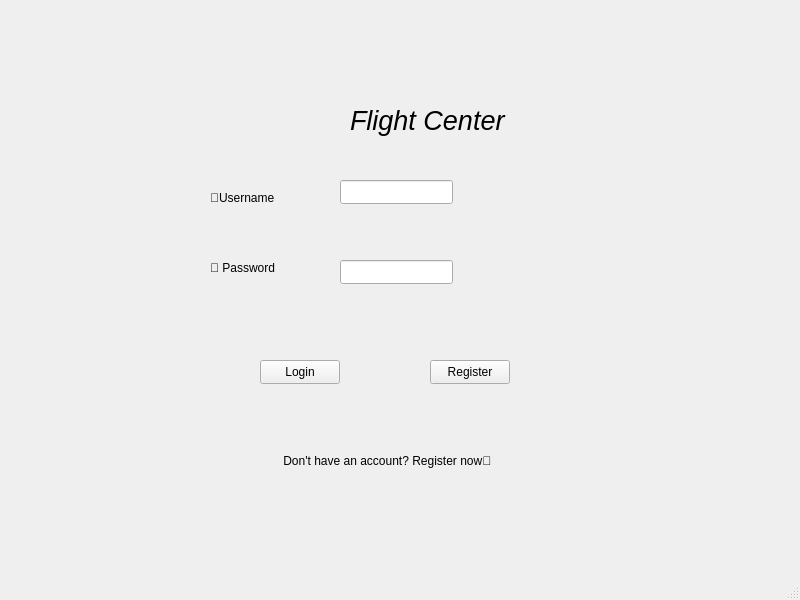
<?xml version="1.0" encoding="UTF-8"?>
<ui version="4.0">
 <class>MainWindow</class>
 <widget class="QMainWindow" name="MainWindow">
  <property name="geometry">
   <rect>
    <x>0</x>
    <y>0</y>
    <width>800</width>
    <height>600</height>
   </rect>
  </property>
  <property name="windowTitle">
   <string>MainWindow</string>
  </property>
  <widget class="QWidget" name="centralwidget">
   <widget class="QPushButton" name="loginbutton">
    <property name="geometry">
     <rect>
      <x>260</x>
      <y>360</y>
      <width>80</width>
      <height>24</height>
     </rect>
    </property>
    <property name="text">
     <string>Login</string>
    </property>
   </widget>
   <widget class="QPushButton" name="registerbutton">
    <property name="geometry">
     <rect>
      <x>430</x>
      <y>360</y>
      <width>80</width>
      <height>24</height>
     </rect>
    </property>
    <property name="text">
     <string>Register</string>
    </property>
   </widget>
   <widget class="QLabel" name="passwordlabel">
    <property name="geometry">
     <rect>
      <x>210</x>
      <y>260</y>
      <width>81</width>
      <height>16</height>
     </rect>
    </property>
    <property name="text">
     <string>🔑 Password</string>
    </property>
   </widget>
   <widget class="QLabel" name="titlelabel">
    <property name="geometry">
     <rect>
      <x>190</x>
      <y>30</y>
      <width>141</width>
      <height>121</height>
     </rect>
    </property>
    <property name="font">
     <font>
      <family>Arial</family>
      <pointsize>16</pointsize>
      <bold>true</bold>
     </font>
    </property>
    <property name="frameShape">
     <enum>QFrame::Shape::NoFrame</enum>
    </property>
    <property name="text">
     <string/>
    </property>
    <property name="pixmap">
     <pixmap resource="resource.qrc">:/image/flightlogo.jpg</pixmap>
    </property>
    <property name="scaledContents">
     <bool>true</bool>
    </property>
    <property name="alignment">
     <set>Qt::AlignmentFlag::AlignCenter</set>
    </property>
   </widget>
   <widget class="QLabel" name="usernamelabel">
    <property name="geometry">
     <rect>
      <x>210</x>
      <y>190</y>
      <width>81</width>
      <height>16</height>
     </rect>
    </property>
    <property name="text">
     <string>👤Username</string>
    </property>
   </widget>
   <widget class="QLineEdit" name="useredit">
    <property name="geometry">
     <rect>
      <x>340</x>
      <y>180</y>
      <width>113</width>
      <height>24</height>
     </rect>
    </property>
   </widget>
   <widget class="QLineEdit" name="passwordedit">
    <property name="geometry">
     <rect>
      <x>340</x>
      <y>260</y>
      <width>113</width>
      <height>24</height>
     </rect>
    </property>
    <property name="text">
     <string/>
    </property>
    <property name="echoMode">
     <enum>QLineEdit::EchoMode::Password</enum>
    </property>
   </widget>
   <widget class="QLabel" name="label">
    <property name="geometry">
     <rect>
      <x>280</x>
      <y>450</y>
      <width>251</width>
      <height>21</height>
     </rect>
    </property>
    <property name="text">
     <string> Don't have an account? Register now👤</string>
    </property>
   </widget>
   <widget class="QLabel" name="label_2">
    <property name="geometry">
     <rect>
      <x>350</x>
      <y>100</y>
      <width>171</width>
      <height>41</height>
     </rect>
    </property>
    <property name="font">
     <font>
      <pointsize>20</pointsize>
      <italic>true</italic>
     </font>
    </property>
    <property name="text">
     <string>Flight Center</string>
    </property>
   </widget>
  </widget>
  <widget class="QMenuBar" name="menubar">
   <property name="geometry">
    <rect>
     <x>0</x>
     <y>0</y>
     <width>800</width>
     <height>21</height>
    </rect>
   </property>
  </widget>
  <widget class="QStatusBar" name="statusbar"/>
 </widget>
 <resources>
  <include location="resource.qrc"/>
 </resources>
 <connections/>
</ui>
